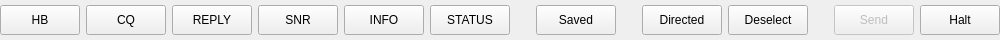
      <widget class="QWidget" name="macroHorizonalWidget" native="true">
       <property name="sizePolicy">
        <sizepolicy hsizetype="Preferred" vsizetype="Fixed">
         <horstretch>0</horstretch>
         <verstretch>0</verstretch>
        </sizepolicy>
       </property>
       <property name="minimumSize">
        <size>
         <width>0</width>
         <height>40</height>
        </size>
       </property>
       <property name="maximumSize">
        <size>
         <width>16777215</width>
         <height>30</height>
        </size>
       </property>
       <layout class="QGridLayout" name="gridLayout">
        <property name="leftMargin">
         <number>0</number>
        </property>
        <property name="topMargin">
         <number>0</number>
        </property>
        <property name="rightMargin">
         <number>0</number>
        </property>
        <property name="bottomMargin">
         <number>0</number>
        </property>
        <item row="1" column="13">
         <widget class="QPushButton" name="queryButton">
          <property name="minimumSize">
           <size>
            <width>0</width>
            <height>30</height>
           </size>
          </property>
          <property name="toolTip">
           <string>&lt;html&gt;&lt;head/&gt;&lt;body&gt;&lt;p&gt;Send a directed message to another station&lt;/p&gt;&lt;/body&gt;&lt;/html&gt;</string>
          </property>
          <property name="text">
           <string>Directed</string>
          </property>
         </widget>
        </item>
        <item row="1" column="4">
         <widget class="QPushButton" name="snrMacroButton">
          <property name="minimumSize">
           <size>
            <width>0</width>
            <height>30</height>
           </size>
          </property>
          <property name="toolTip">
           <string>&lt;html&gt;&lt;head/&gt;&lt;body&gt;&lt;p&gt;Send an signal report&lt;/p&gt;&lt;/body&gt;&lt;/html&gt;</string>
          </property>
          <property name="text">
           <string>SNR</string>
          </property>
         </widget>
        </item>
        <item row="1" column="7">
         <spacer name="horizontalSpacer_11">
          <property name="orientation">
           <enum>Qt::Orientation::Horizontal</enum>
          </property>
          <property name="sizeType">
           <enum>QSizePolicy::Policy::Preferred</enum>
          </property>
          <property name="sizeHint" stdset="0">
           <size>
            <width>20</width>
            <height>10</height>
           </size>
          </property>
         </spacer>
        </item>
        <item row="1" column="0">
         <widget class="QPushButton" name="hbMacroButton">
          <property name="minimumSize">
           <size>
            <width>0</width>
            <height>30</height>
           </size>
          </property>
          <property name="toolTip">
           <string>&lt;html&gt;&lt;head/&gt;&lt;body&gt;&lt;p align=&quot;justify&quot;&gt;Send a Heartbeat message&lt;/p&gt;&lt;/body&gt;&lt;/html&gt;</string>
          </property>
          <property name="autoFillBackground">
           <bool>true</bool>
          </property>
          <property name="styleSheet">
           <string notr="true">QPushButton:checked {
  font-weight:bold;
  color:black;
}</string>
          </property>
          <property name="text">
           <string>HB</string>
          </property>
          <property name="checkable">
           <bool>true</bool>
          </property>
         </widget>
        </item>
        <item row="1" column="8">
         <widget class="QPushButton" name="macrosMacroButton">
          <property name="minimumSize">
           <size>
            <width>0</width>
            <height>30</height>
           </size>
          </property>
          <property name="toolTip">
           <string>&lt;html&gt;&lt;head/&gt;&lt;body&gt;&lt;p&gt;Send a saved message&lt;/p&gt;&lt;/body&gt;&lt;/html&gt;</string>
          </property>
          <property name="text">
           <string>Saved</string>
          </property>
         </widget>
        </item>
        <item row="1" column="5">
         <widget class="QPushButton" name="infoMacroButton">
          <property name="minimumSize">
           <size>
            <width>0</width>
            <height>30</height>
           </size>
          </property>
          <property name="toolTip">
           <string>&lt;html&gt;&lt;head/&gt;&lt;body&gt;&lt;p&gt;Send your station information message&lt;/p&gt;&lt;/body&gt;&lt;/html&gt;</string>
          </property>
          <property name="text">
           <string>INFO</string>
          </property>
         </widget>
        </item>
        <item row="1" column="1">
         <widget class="QPushButton" name="cqMacroButton">
          <property name="minimumSize">
           <size>
            <width>0</width>
            <height>30</height>
           </size>
          </property>
          <property name="toolTip">
           <string>&lt;html&gt;&lt;head/&gt;&lt;body&gt;&lt;p&gt;Send a CQ message&lt;/p&gt;&lt;/body&gt;&lt;/html&gt;</string>
          </property>
          <property name="autoFillBackground">
           <bool>true</bool>
          </property>
          <property name="styleSheet">
           <string notr="true">QPushButton:checked {
  font-weight:bold;
  color:black;
}</string>
          </property>
          <property name="text">
           <string>CQ</string>
          </property>
          <property name="checkable">
           <bool>true</bool>
          </property>
          <property name="flat">
           <bool>false</bool>
          </property>
         </widget>
        </item>
        <item row="1" column="17">
         <widget class="QPushButton" name="startTxButton">
          <property name="enabled">
           <bool>false</bool>
          </property>
          <property name="minimumSize">
           <size>
            <width>0</width>
            <height>30</height>
           </size>
          </property>
          <property name="toolTip">
           <string>&lt;html&gt;&lt;head/&gt;&lt;body&gt;&lt;p&gt;Start transmitting&lt;/p&gt;&lt;/body&gt;&lt;/html&gt;</string>
          </property>
          <property name="autoFillBackground">
           <bool>false</bool>
          </property>
          <property name="styleSheet">
           <string notr="true">QPushButton:checked {
background-color: #22FF22;
color:#222;
}
QPushButton[transmitting=&quot;true&quot;]{
background:#FF2222;
color:#222;
}</string>
          </property>
          <property name="text">
           <string>Send</string>
          </property>
          <property name="checkable">
           <bool>true</bool>
          </property>
         </widget>
        </item>
        <item row="1" column="14">
         <widget class="QPushButton" name="deselectButton">
          <property name="sizePolicy">
           <sizepolicy hsizetype="Minimum" vsizetype="Fixed">
            <horstretch>0</horstretch>
            <verstretch>0</verstretch>
           </sizepolicy>
          </property>
          <property name="minimumSize">
           <size>
            <width>0</width>
            <height>30</height>
           </size>
          </property>
          <property name="toolTip">
           <string>&lt;html&gt;&lt;head/&gt;&lt;body&gt;&lt;p&gt;Deselect the current callsign for directed messaging&lt;/p&gt;&lt;/body&gt;&lt;/html&gt;</string>
          </property>
          <property name="text">
           <string>Deselect</string>
          </property>
         </widget>
        </item>
        <item row="1" column="16">
         <spacer name="horizontalSpacer_5">
          <property name="orientation">
           <enum>Qt::Orientation::Horizontal</enum>
          </property>
          <property name="sizeType">
           <enum>QSizePolicy::Policy::Preferred</enum>
          </property>
          <property name="sizeHint" stdset="0">
           <size>
            <width>20</width>
            <height>10</height>
           </size>
          </property>
         </spacer>
        </item>
        <item row="1" column="9">
         <spacer name="horizontalSpacerSavedDirected">
          <property name="orientation">
           <enum>Qt::Orientation::Horizontal</enum>
          </property>
          <property name="sizeType">
           <enum>QSizePolicy::Policy::Preferred</enum>
          </property>
          <property name="sizeHint" stdset="0">
           <size>
            <width>20</width>
            <height>10</height>
           </size>
          </property>
         </spacer>
        </item>
        <item row="1" column="3">
         <widget class="QPushButton" name="replyMacroButton">
          <property name="minimumSize">
           <size>
            <width>0</width>
            <height>30</height>
           </size>
          </property>
          <property name="toolTip">
           <string>&lt;html&gt;&lt;head/&gt;&lt;body&gt;&lt;p&gt;Reply to a CQ&lt;/p&gt;&lt;/body&gt;&lt;/html&gt;</string>
          </property>
          <property name="text">
           <string>REPLY</string>
          </property>
         </widget>
        </item>
        <item row="1" column="18">
         <widget class="QPushButton" name="stopTxButton">
          <property name="minimumSize">
           <size>
            <width>75</width>
            <height>30</height>
           </size>
          </property>
          <property name="toolTip">
           <string>&lt;html&gt;&lt;head/&gt;&lt;body&gt;&lt;p&gt;Stop transmitting&lt;/p&gt;&lt;/body&gt;&lt;/html&gt;</string>
          </property>
          <property name="text">
           <string>Halt</string>
          </property>
         </widget>
        </item>
        <item row="1" column="6">
         <widget class="QPushButton" name="statusMacroButton">
          <property name="minimumSize">
           <size>
            <width>0</width>
            <height>30</height>
           </size>
          </property>
          <property name="toolTip">
           <string>Send your station status message</string>
          </property>
          <property name="text">
           <string>STATUS</string>
          </property>
         </widget>
        </item>
       </layout>
      </widget>
